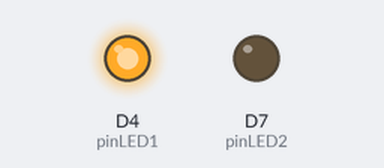
Recording of a sketch running on a simulated ESP8266 (Wemos D1 mini). Shown: output pins drawn as LEDs (lit = HIGH).

Above: at 0.15 s.
Timing chart, 0 to 1.6 s (numbered marks = the images above):
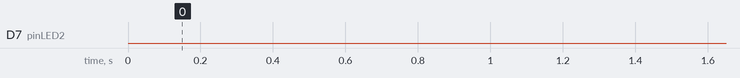

The sketch:

ex_led2.ino
```cpp
// board : Wemos D1 R1

#define pinLED1 D4
#define pinLED2 D7

int timeDelay = 20;
int onTime = 5;
int offTime = timeDelay - onTime;

void setup()
{
  pinMode(pinLED1, OUTPUT);
  pinMode(pinLED2, OUTPUT);

  // LED 1 ON
  digitalWrite(pinLED1, HIGH);
}

void loop()
{
   // LED 2 ON
  digitalWrite(pinLED2, HIGH);
  delay(onTime);
   // LED 2 OFF
  digitalWrite(pinLED2, LOW);
  delay(offTime);
}
```
